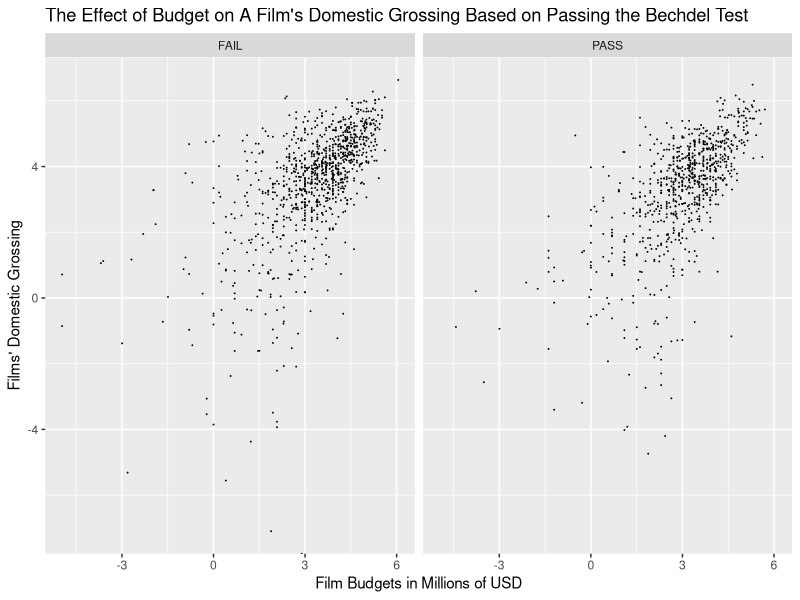

Reproduce this figure in R.
## ---- chunk 1
library(tidyverse)
bechdel<- read.csv("bechdel_data.csv")
bechdel <- bechdel |>
  mutate(budget = as.numeric(budget),
         domgross = as.numeric(domgross)) |>
  mutate(budget_millions = budget/1000000, domgross_millions = domgross/1000000)

## ---- chunk 2
library(ggplot2)
bechdel_plot <- ggplot(data = bechdel, mapping = aes(x = log(budget_millions), y = log(domgross_millions))) + geom_point(size = 0.01) + facet_wrap(~ binary) + labs(x = "Film Budgets in Millions of USD", y = "Films' Domestic Grossing", title = "The Effect of Budget on A Film's Domestic Grossing Based on Passing the Bechdel Test")
bechdel_plot

